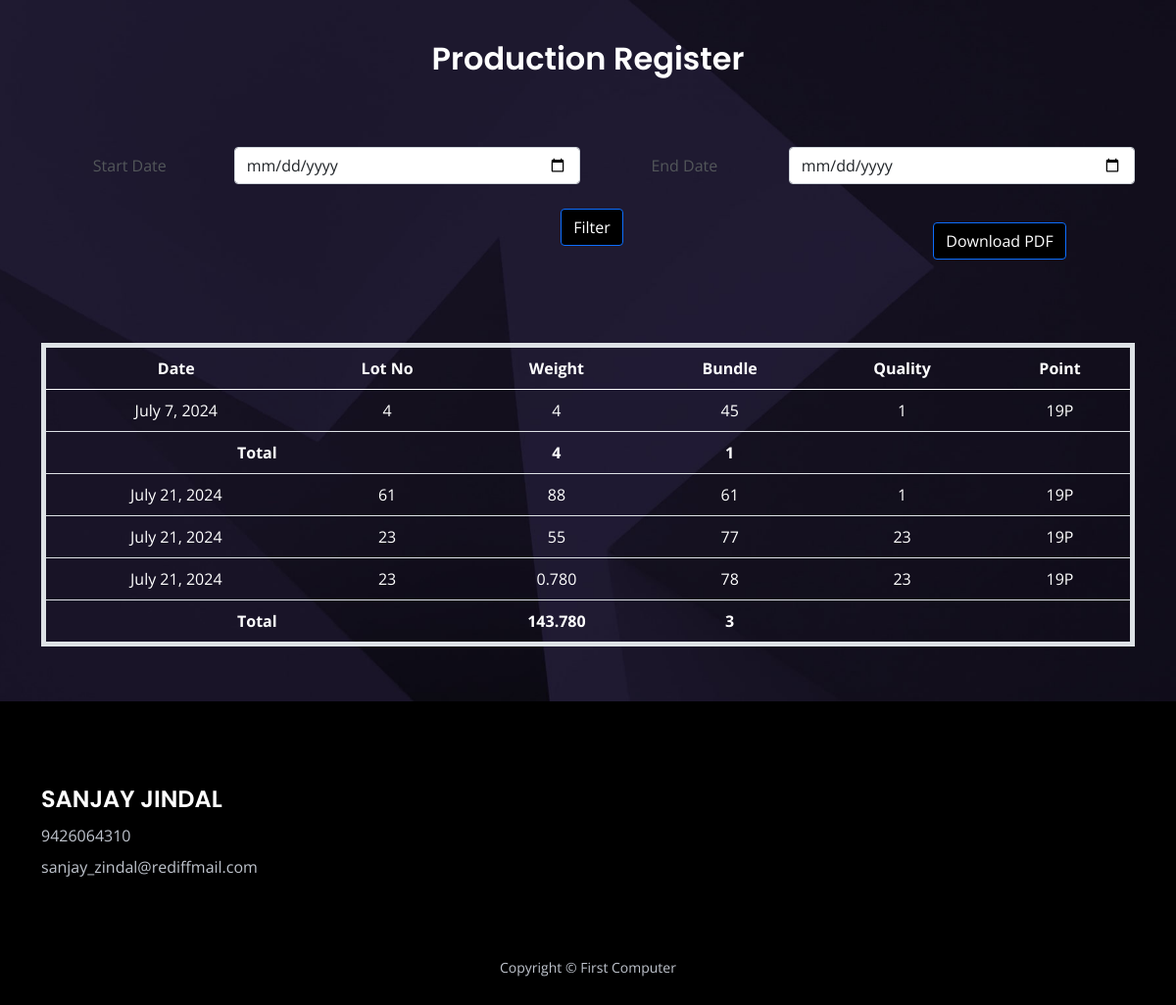
The page /production_register/ (signed in) on the database its author committed.
### app/models.py (models this page shows, shortened)
class Quality(models.Model):
    user = models.ForeignKey(User, on_delete=models.CASCADE, blank=True, null=True)  # Add this field
    quality_no = models.CharField(max_length=100)
    def __str__(self):
        return self.quality_no

class Packing(models.Model):
    user = models.ForeignKey(User, on_delete=models.CASCADE, null=True, default=None)
    date_packing = models.DateField(max_length=20, blank=True, null=True)
    lot_no = models.CharField(max_length=100)
    quality = models.ForeignKey('Quality', on_delete=models.CASCADE)
    point = models.ForeignKey('Point', on_delete=models.CASCADE)
    brand = models.ForeignKey('Brand', on_delete=models.CASCADE)
    lot_kgs = models.FloatField()
    total_weight = models.DecimalField(max_digits=10, decimal_places=2, default=0.00)

class Bundle(models.Model):
    bundle_entry = models.ForeignKey(Packing, on_delete=models.CASCADE, related_name='bundles')
    bundle = models.CharField(max_length=100)
    grade = models.CharField(max_length=100)
    sizes = models.CharField(max_length=100)
    sheet = models.CharField(max_length=100)
    weight = models.CharField(max_length=100)
    remarks = models.CharField(max_length=200, blank=True, null=True)
    status = models.BooleanField(default=False)  # Field to track dispatch status
    bill_no = models.CharField(max_length=20, blank=True, null=True)

class Point(models.Model):
    user = models.ForeignKey(User, on_delete=models.CASCADE, blank=True, null=True)  # Add this field
    point = models.CharField(max_length=100)
    def __str__(self):
        return self.point

### app/report.py (the view)
# urls.py: path('production_register/', report.production_register, name='production_register'),
@login_required
def production_register(request):
    start_date = request.GET.get('start_date', None)
    end_date = request.GET.get('end_date', None)
    if start_date and end_date:
        start_date = datetime.strptime(start_date, '%Y-%m-%d')
        end_date = datetime.strptime(end_date, '%Y-%m-%d')
    else:
        start_date = timezone.now() - timezone.timedelta(days=365)
        end_date = timezone.now()
    packings = Packing.objects.prefetch_related('bundles').filter(date_packing__range=(start_date, end_date), user=request.user).all()
    brands = Brand.objects.all()
    data_by_date = defaultdict(list)
    for packing in packings:
        for bundle in packing.bundles.all():
            item = {
                'date_packing': packing.date_packing,
                'lot_no': packing.lot_no,
                'weight': Decimal(bundle.weight),
                'bundle': bundle.bundle,
                'quality': packing.quality,
                'point': packing.point,
                'brand': packing.brand,
            }
            data_by_date[packing.date_packing].append(item)
    grouped_data = []
    for date_packing, items in data_by_date.items():
        date_total_weight = sum(item['weight'] for item in items)
        date_total_bundles = len(items)
        for item in items:
            grouped_data.append(item)
        grouped_data.append({
            'date_packing': date_packing,
            'lot_no': 'Total',
            'weight': date_total_weight,
            'bundle': date_total_bundles,
            'quality': '',
            'point': '',
            'brand': ''
        })
    return render(request, 'report/production_register.html', {'packings': grouped_data, 'brands': brands})

### app/templates/report/production_register.html (shortened to what this page needs)
{% load static %}
<!DOCTYPE html>
<html lang="en">
<head>
    <link href="{% static 'css/bootstrap.min.css' %}" rel="stylesheet">
    <link href="{% static 'css/fontawesome-all.min.css' %}" rel="stylesheet">
    <link href="{% static 'css/swiper.css' %}" rel="stylesheet">
    <link href="{% static 'css/styles.css' %}" rel="stylesheet">
</head>
<body>
    <div id="contact" class="form-1">
        <div class="container">
            <h2 class="h2-heading">Production Register</h2>
            <br><br>
            <form method="get" action="">
                <div class="form-group row">
                    <label for="start_date" class="col-sm-2 col-form-label">Start Date</label>
                    <div class="col-sm-4">
                        <input type="date" class="form-control" id="start_date" name="start_date" value="{{ request.GET.start_date }}">
                    </div>
                    <label for="end_date" class="col-sm-2 col-form-label">End Date</label>
                    <div class="col-sm-4">
                        <input type="date" class="form-control" id="end_date" name="end_date" value="{{ request.GET.end_date }}">
                    </div>
                </div>
                <button type="submit" class="btn btn-primary">Filter</button>
            </form>
            <br>
            <button id="downloadPdf" class="btn btn-primary" style="position:relative; left:420px; top:-60px;">Download PDF</button>
            <div class="table-responsive">
                <table class="table table-striped" id="packingTable">
                    <thead>
                        <tr>
                            <th>Date</th>
                            <th>Lot No</th>
                            <th>Weight</th>
                            <th>Bundle</th>
                            <th>Quality</th>
                            <th>Point</th>
                        </tr>
                    </thead>
                    <tbody>
                        {% for item in packings %}
                            {% if item.lot_no == 'Total' %}
                                <tr style="font-weight: bold;">
                                    <td colspan="2">Total</td>
                                    <td>{{ item.weight }}</td>
                                    <td>{{ item.bundle }}</td>
                                    <td colspan="2"></td>
                                </tr>
                            {% else %}
                                <tr>
                                    <td>{{ item.date_packing }}</td>
                                    <td>{{ item.lot_no }}</td>
                                    <td>{{ item.weight }}</td>
                                    <td>{{ item.bundle }}</td>
                                    <td>{{ item.quality }}</td>
                                    <td>{{ item.point }}</td>
                                </tr>
                            {% endif %}
                        {% endfor %}
                    </tbody>
                </table>
            </div>
        </div>
    </div>
    <div class="footer">
        <div class="container">
            <div class="row">
                <div class="col-lg-12">
                    <div class="footer-col second">
                        <h4 style="color:white"><br><br>SANJAY JINDAL</h4>
                        <ul class="list-unstyled li-space-lg p-big">
                            <li>9426064310</li>
                            <li>sanjay_zindal@rediffmail.com</li>
                        </ul>
                    </div>
                </div>
            </div>
        </div>
    </div>
    <div class="copyright">
        <div class="container">
            <div class="row">
                <div class="col-lg-12">
                    <p class="p-small">Copyright © First Computer</p>
                </div>
            </div>
        </div>
    </div>
</body>
</html>

### app/static/css/styles.css (style rules this page uses)
body, html { width: 100%; height: 100%; }
body, p { color: #53575a; font: 400 1rem/1.625rem "Open Sans", sans-serif; }
h2 { color: #2b2b4f; font-weight: 600; font-size: 2rem; line-height: 2.5rem; font-family: "Poppins" }
h4 { color: #2b2b4f; font-weight: 600; font-size: 1.5rem; line-height: 2rem; font-family: "Poppins" }
.p-small { font-size: 0.875rem; line-height: 1.5rem; }
.li-space-lg li { margin-bottom: 0.5rem; }
.form-group { position: relative; margin-bottom: 1.25rem; }
.form-1 { padding-top: 9.5rem; padding-bottom: 8.75rem; background: url('../images/contact-background.jpg') center center no-repeat; background-size: cover; text-align: center; }
.form-1 .h2-heading { margin-bottom: 1.125rem; color: #ffffff; }
.footer { padding-top: 6.5rem; padding-bottom: 2rem; background-color: #121015; }
.footer .footer-col { margin-bottom: 3rem; }
.footer p, .footer a, .footer ul { color: #bfc4cd; }
.footer .li-space-lg li { margin-bottom: 0.375rem; }
.copyright { padding-bottom: 1rem; background-color: #121015; text-align: center; }
.copyright p, .copyright a { color: #bfc4cd; text-decoration: none; }
@media (min-width: 992px) { .h2-heading { width: 35.25rem; margin-right: auto; margin-left: auto; } }
@media (min-width: 992px) { .footer .footer-col { margin-bottom: 2rem; } }
@media (min-width: 992px) { .footer .footer-col.second { display: inline-block; width: 320px; margin-right: 1.75rem; vertical-align: top; } }
@media (min-width: 1200px) { .container { max-width: 1140px; } }
@media (min-width: 1200px) { .form-1 form { margin-left: 0.5rem; } }
@media (min-width: 1200px) { .footer .footer-col.second { margin-right: 6.5rem; } }

### app/templates/report/production_register.html (style rules this page uses)
.form-1 { padding: 40px 0; }
.h2-heading { margin-bottom: 30px; }
.btn { margin: 5px; }
.footer { background-color: #000; color: white; padding: 20px 0; }
.footer-col { margin-bottom: 20px; }
.copyright { background-color: #000; color: white; padding: 10px 0; }
.table-responsive { margin-top: 20px; }
table { color: white; border: 5px solid white; }
th, td { color: white !important; }
.btn-primary { background-color: black; }

### rows shown on the page
Quality: date_packing "July 7, 2024", lot_no "4", weight "4", bundle "45", quality "1", point "19P", date_packing "July 21, 2024", lot_no "61", weight "88", bundle "61"
Quality: date_packing "July 21, 2024", lot_no "23", weight "55", bundle "77", quality "23", point "19P", weight "0.780", bundle "78"

### other values the page prints
{{ item.weight }} "4" "143.780"
{{ item.bundle }} "1" "3"
